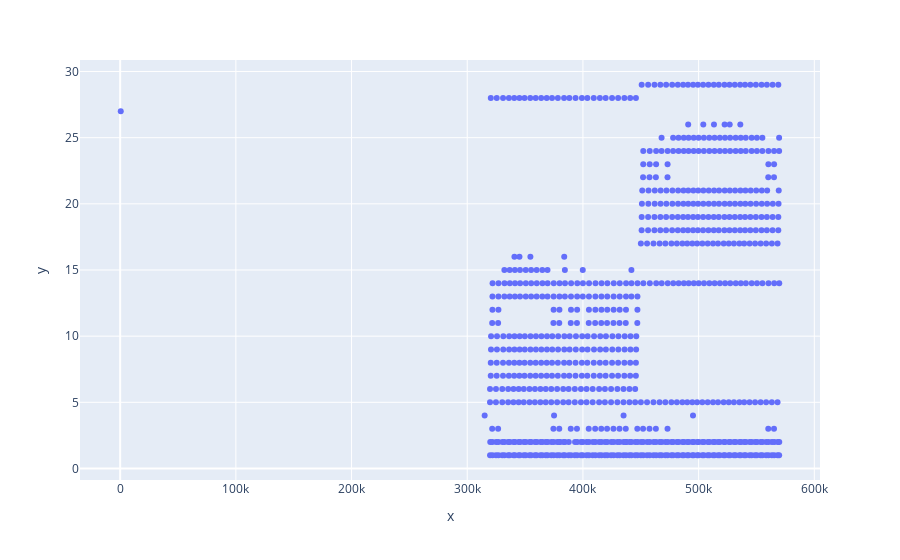

Write notebook code for a chart like this one.
### Code cell
# peak... at the EEG event scatter plot.. event time stamp by label index
fig=px.scatter(x=eeg_events[:,0],y=eeg_events[:,2])
fig.show()

### Figure 1 — Plotly figure (JSON) as saved in the notebook; plotly's stock layout.template omitted (floating-point values rounded to 4 significant figures; data arrays with more than 128 entries replaced by an {"elided": "..."} marker saying what was removed)
{"data": [{"hovertemplate": "x=%{x}<br>y=%{y}<extra></extra>", "legendgroup": "", "marker": {"color": "#636efa", "symbol": "circle"}, "mode": "markers", "name": "", "orientation": "v", "showlegend": false, "type": "scatter", "x": {"elided": "783 int values"}, "xaxis": "x", "y": {"elided": "783 int values"}, "yaxis": "y"}], "layout": {"legend": {"tracegroupgap": 0}, "margin": {"t": 60}, "xaxis": {"anchor": "y", "domain": [0, 1], "title": {"text": "x"}}, "yaxis": {"anchor": "x", "domain": [0, 1], "title": {"text": "y"}}}}
